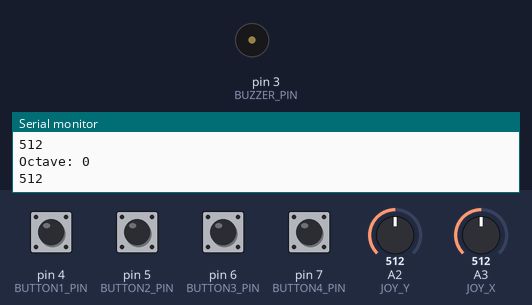
The sketch below on a simulated Arduino Uno, built with avr-gcc and run on an emulated ATmega328P. On the bench: buzzer (waves = sounding), the last lines printed to the serial monitor. Inputs (shaded band) come from the test bench; at power-on: pin 4 (BUTTON1_PIN), pin 5 (BUTTON2_PIN), pin 6 (BUTTON3_PIN), pin 7 (BUTTON4_PIN) HIGH, A2 (JOY_Y) = 512, A3 (JOY_X) = 512.

Above: at 1.2 s.
1.3 s: pin 4 (BUTTON1_PIN) pulled LOW for 0.15 s
At 1.51 s:
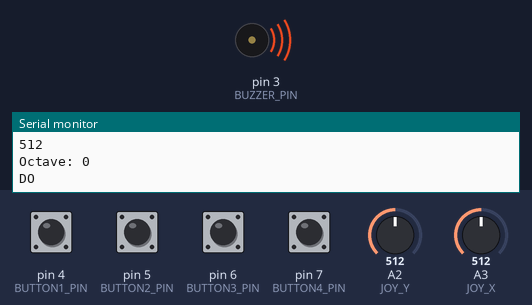
3.1 s: A2 (JOY_Y) set to 710
6.1 s: pin 5 (BUTTON2_PIN) pulled LOW for 0.15 s
At 7.4 s:
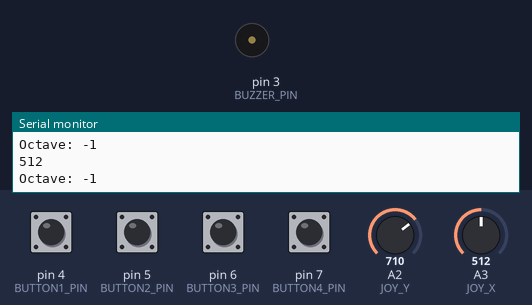
7.7 s: A3 (JOY_X) set to 983
10.7 s: A3 (JOY_X) set to 1017
12.2 s: pin 6 (BUTTON3_PIN) pulled LOW for 0.15 s
At 12.48 s:
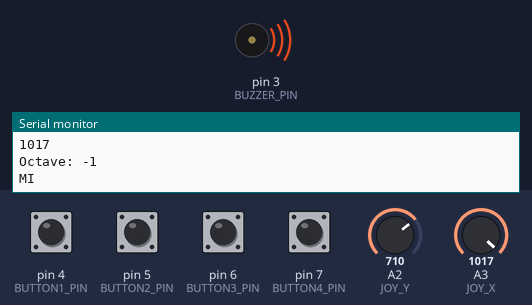
Timing chart, 0 to 14.8 s (numbered marks = the images above; inputs shaded):
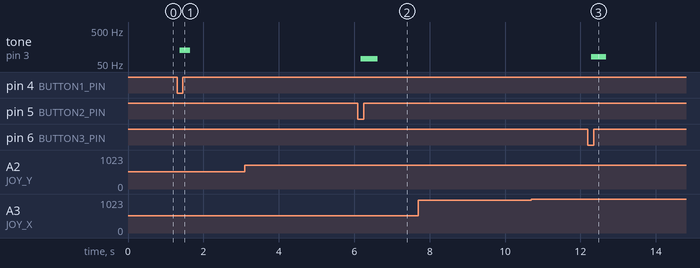

The sketch:

piano.ino
```cpp
#define BUZZER_PIN 3
#define BUTTON1_PIN 4
#define BUTTON2_PIN 5
#define BUTTON3_PIN 6
#define BUTTON4_PIN 7
#define JOY_Y A2
#define JOY_X A3

int octaveShift = 0;
unsigned long lastMoveTime = 0;

void setup() {
  Serial.begin(9600);
  pinMode(BUZZER_PIN, OUTPUT);
  pinMode(BUTTON1_PIN, INPUT_PULLUP);
  pinMode(BUTTON2_PIN, INPUT_PULLUP);
  pinMode(BUTTON3_PIN, INPUT_PULLUP);
  pinMode(BUTTON4_PIN, INPUT_PULLUP);
}

void readJoystick() {
  int y = analogRead(JOY_Y);
  int x = analogRead(JOY_X);
  Serial.println(x);
  unsigned long now = millis();

  // Only allow change every 500ms to avoid rapid toggling
  if (now - lastMoveTime > 1000) {
      if (y < 300 && octaveShift <1) {
      octaveShift++;
      Serial.print("Octave up: "); Serial.println(octaveShift);
      lastMoveTime = now;
    } else if (y > 700 && octaveShift > -1) {
      octaveShift--;
      Serial.print("Octave down: "); Serial.println(octaveShift);
      lastMoveTime = now;

    }
  }
  Serial.print("Octave: ");
  Serial.println(octaveShift);

}

void loop() {
  readJoystick();
  int baseNotes[] = {261, 293, 329, 392};
  float multiplier = pow(2, octaveShift);

   if (digitalRead(BUTTON1_PIN) == LOW) {
    Serial.println("DO");
    buzz(baseNotes[0] * multiplier);

  }

  if (digitalRead(BUTTON2_PIN) == LOW) {
    Serial.println("RE");
    buzz(baseNotes[1] * multiplier);

  }

  if (digitalRead(BUTTON3_PIN) == LOW) {
    Serial.println("MI");
    buzz(baseNotes[2] * multiplier);

  }

  if (digitalRead(BUTTON4_PIN) == LOW) {
    Serial.println("FA");
    buzz(baseNotes[3] * multiplier);

  }

}


void buzz(int frequency) {
  int duration = 1000000 / frequency;
  for (int i = 0; i < 35; i++) {
    digitalWrite(BUZZER_PIN, HIGH);
    delayMicroseconds(duration);
    digitalWrite(BUZZER_PIN, LOW);
    delayMicroseconds(duration);
  }
}
```

Measured:
- after the input at 1.3 s, tone on pin 3 (BUZZER_PIN): silent → 129 Hz after 0.07 s, → silent 0.28 s later
- after the input at 6.1 s, tone on pin 3 (BUZZER_PIN): silent → 72 Hz after 0.08 s, → silent 0.44 s later
- after the input at 12.2 s, tone on pin 3 (BUZZER_PIN): silent → 81 Hz after 0.08 s, → silent 0.40 s later
